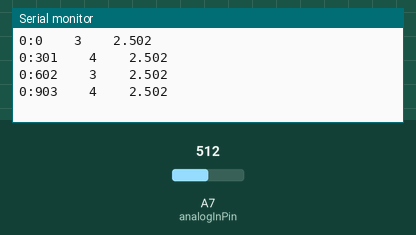
Bench run of a sketch on a simulated Arduino Nano, built with avr-gcc and run on an emulated ATmega328P. Parts: the last lines printed to the serial monitor. The test bench sets the inputs (shaded band); at power-on: A7 (analogInPin) = 512.

Above: at 1.2 s.
1.3 s: A7 (analogInPin) set to 716
At 1.41 s:
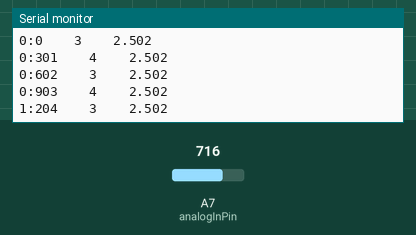
2.8 s: A7 (analogInPin) set to 900
At 2.91 s:
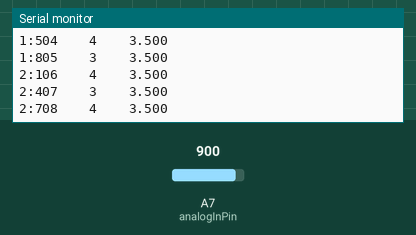
Timing chart, 0 to 5.8 s (numbered marks = the images above; inputs shaded):
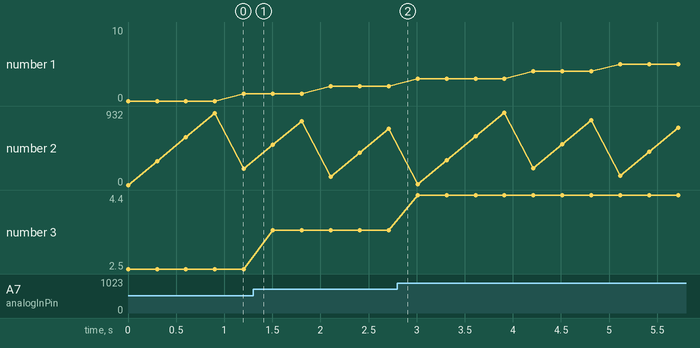

Measured:
- plotted number 3: 2.5 → 3.5 after the input at 1.3 s, 3.5 → 4.4 after the input at 2.8 s

The sketch:

photometer.ino
```cpp
const int analogInPin = A7;
const int sensorPin1 = 3;
const int sensorPin2 = 4;

float intensity = 0;
int sensorState = 0;
unsigned long startTime = 0;

void setup() {
  Serial.begin(9600);
  pinMode(sensorPin1, OUTPUT);
  pinMode(sensorPin2, OUTPUT);
  startTime = millis();

}

void loop() {
  digitalWrite(sensorPin1, LOW);
  digitalWrite(sensorPin2, LOW);

  int activePin = 0;

  if (sensorState == 0) {
    digitalWrite(sensorPin1, HIGH);
    activePin = sensorPin1;
    sensorState = 1;
  } else {
    digitalWrite(sensorPin2, HIGH);
    activePin = sensorPin2;
    sensorState = 0;
  }

  intensity = analogRead(analogInPin);
  intensity = (intensity / 1023.0) * 5.0;

  // Вывод времени в формате с:мс
  unsigned long currentTime = millis() - startTime;
  unsigned long seconds = currentTime / 1000;
  unsigned long milliseconds = currentTime % 1000;

  Serial.print(seconds);
  Serial.print(":");
  Serial.print(milliseconds);
  Serial.print("\t\t");
  Serial.print(activePin);
  Serial.print("\t\t");
  Serial.println(intensity, 3);

  delay(300);
}
```
